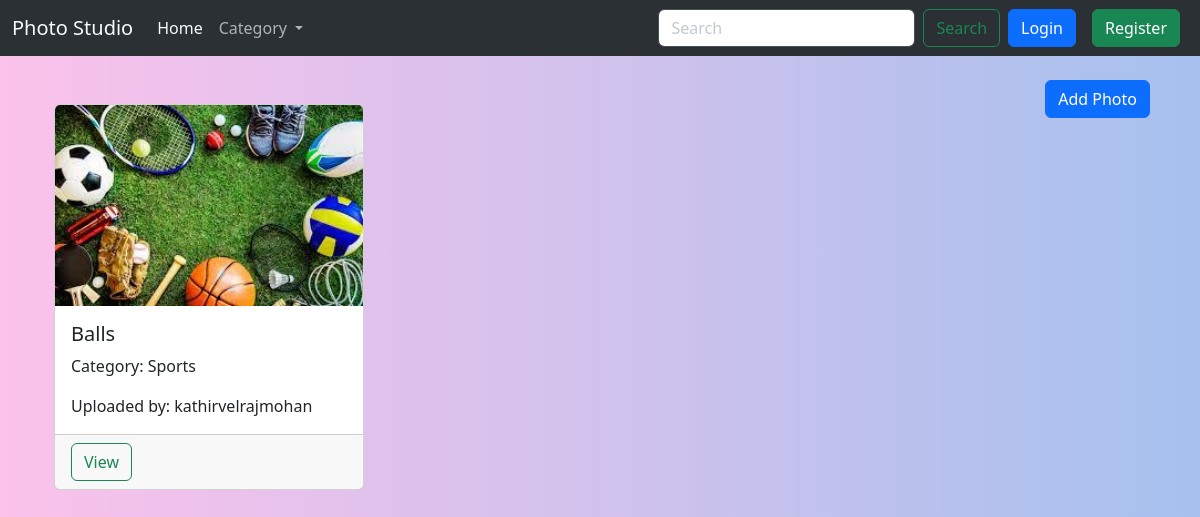
/?category=Sports, run on the app's committed database.
### main/models.py (models this page shows, shortened)
class photo(models.Model):
    user = models.ForeignKey(User,null = True,blank=True,on_delete=models.CASCADE)
    categories = models.ForeignKey(addcategory,null=True,blank=True,on_delete=models.SET_NULL)
    title = models.CharField(max_length=50,null=True,blank=True)
    description = models.TextField(max_length=200,null=True,blank=True)
    image = models.ImageField(null=True,blank=True)

class addcategory(models.Model):
    class Meta:
        verbose_name = 'addcategory'
        verbose_name_plural = 'addcategories'
    category = models.CharField(max_length=50,null=True,blank=True)
    def __str__(self):
        return self.category

### main/views.py (the view)
# urls.py: 2. Add a URL to urlpatterns:  path('', views.home, name='home')
def home(request):
    category = request.GET.get('category')
    categories = addcategory.objects.all()
    if category:
        photos = photo.objects.filter(categories__category=category)
    else:
        photos = photo.objects.all()
    context = {
        'categories': categories,
        'photos': photos,
    }
    return render(request, "index.html", context)

### templates/index.html (shortened to what this page needs)
{% extends 'base.html'%}
{%block content%}
{% include 'navbar.html' %}
  <div class="container mt-5">
    <a class="btn btn-primary me-2 float-end" href="{% url 'add' %}">Add Photo</a>
    <div class="row row-cols-1 row-cols-md-3 g-4">
      {% for photo in photos %}
      <div class="col">
        <div class="card h-100">
          <img src="{{photo.image.url}}" class="card-img-top" alt="...">
          <div class="card-body">
            <h5 class="card-title">{{photo.title}}</h5>
            <p class="card-text">Category: {{photo.categories}}</p>
            <p class="card-text">Uploaded by: {{photo.user}}</p>
          </div>
          <div class="card-footer">
            <div class="btn-group" role="group">
              <a href="{% url 'view-photo' photo.id %}" class="btn btn-outline-success">View</a>
            </div>
          </div>
        </div>
      </div>
      {% empty %}
      <h2>No photos</h2>
      {% endfor %}
    </div>
  </div>
{%endblock%}

### static/css/style.css (style rules this page uses)
html, body { height: 100%; }

### data on the page
photo: image (picture), title "Balls", categories "Sports", user "kathirvelrajmohan"
